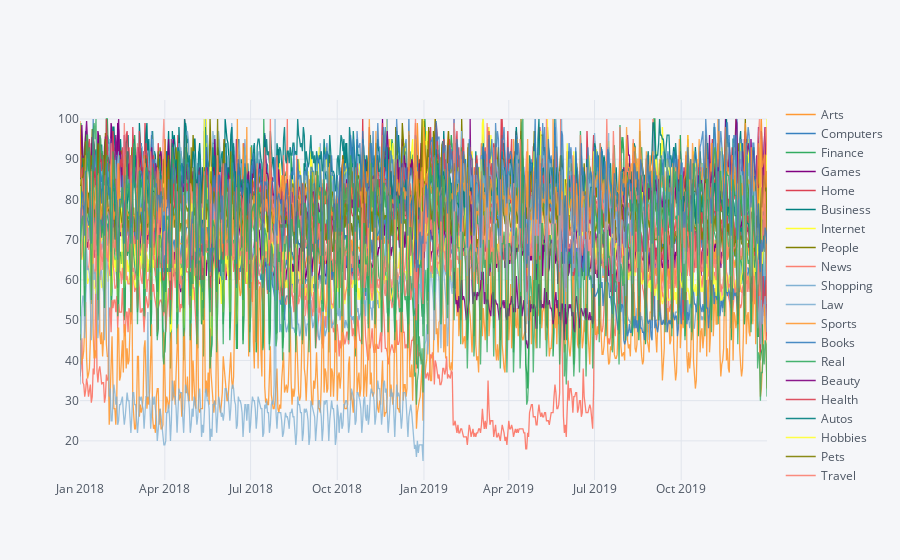

Notebook cell for this chart:
### Code cell
google_trends.loc['2018':'2019'].iplot()

### Figure 1 — Plotly figure (JSON) as saved in the notebook; plotly's stock layout.template omitted (floating-point values rounded to 4 significant figures; data arrays with more than 128 entries replaced by an {"elided": "..."} marker saying what was removed)
{"data": [{"line": {"color": "rgba(255, 153, 51, 1.0)", "dash": "solid", "shape": "linear", "width": 1.3}, "mode": "lines", "name": "Arts", "text": "", "type": "scatter", "x": {"elided": "730 str values"}, "y": {"elided": "730 float values"}}, {"line": {"color": "rgba(55, 128, 191, 1.0)", "dash": "solid", "shape": "linear", "width": 1.3}, "mode": "lines", "name": "Computers", "text": "", "type": "scatter", "x": {"elided": "730 str values"}, "y": {"elided": "730 float values"}}, {"line": {"color": "rgba(50, 171, 96, 1.0)", "dash": "solid", "shape": "linear", "width": 1.3}, "mode": "lines", "name": "Finance", "text": "", "type": "scatter", "x": {"elided": "730 str values"}, "y": {"elided": "730 float values"}}, {"line": {"color": "rgba(128, 0, 128, 1.0)", "dash": "solid", "shape": "linear", "width": 1.3}, "mode": "lines", "name": "Games", "text": "", "type": "scatter", "x": {"elided": "730 str values"}, "y": {"elided": "730 float values"}}, {"line": {"color": "rgba(219, 64, 82, 1.0)", "dash": "solid", "shape": "linear", "width": 1.3}, "mode": "lines", "name": "Home", "text": "", "type": "scatter", "x": {"elided": "730 str values"}, "y": {"elided": "730 float values"}}, {"line": {"color": "rgba(0, 128, 128, 1.0)", "dash": "solid", "shape": "linear", "width": 1.3}, "mode": "lines", "name": "Business", "text": "", "type": "scatter", "x": {"elided": "730 str values"}, "y": {"elided": "730 float values"}}, {"line": {"color": "rgba(255, 255, 51, 1.0)", "dash": "solid", "shape": "linear", "width": 1.3}, "mode": "lines", "name": "Internet", "text": "", "type": "scatter", "x": {"elided": "730 str values"}, "y": {"elided": "730 float values"}}, {"line": {"color": "rgba(128, 128, 0, 1.0)", "dash": "solid", "shape": "linear", "width": 1.3}, "mode": "lines", "name": "People", "text": "", "type": "scatter", "x": {"elided": "730 str values"}, "y": {"elided": "730 float values"}}, {"line": {"color": "rgba(251, 128, 114, 1.0)", "dash": "solid", "shape": "linear", "width": 1.3}, "mode": "lines", "name": "News", "text": "", "type": "scatter", "x": {"elided": "730 str values"}, "y": {"elided": "730 float values"}}, {"line": {"color": "rgba(128, 177, 211, 1.0)", "dash": "solid", "shape": "linear", "width": 1.3}, "mode": "lines", "name": "Shopping", "text": "", "type": "scatter", "x": {"elided": "730 str values"}, "y": {"elided": "730 float values"}}, {"line": {"color": "rgba(128, 177, 211, 0.8999999999999999)", "dash": "solid", "shape": "linear", "width": 1.3}, "mode": "lines", "name": "Law", "text": "", "type": "scatter", "x": {"elided": "730 str values"}, "y": {"elided": "730 float values"}}, {"line": {"color": "rgba(255, 153, 51, 0.8999999999999999)", "dash": "solid", "shape": "linear", "width": 1.3}, "mode": "lines", "name": "Sports", "text": "", "type": "scatter", "x": {"elided": "730 str values"}, "y": {"elided": "730 float values"}}, {"line": {"color": "rgba(55, 128, 191, 0.8999999999999999)", "dash": "solid", "shape": "linear", "width": 1.3}, "mode": "lines", "name": "Books", "text": "", "type": "scatter", "x": {"elided": "730 str values"}, "y": {"elided": "730 float values"}}, {"line": {"color": "rgba(50, 171, 96, 0.8999999999999999)", "dash": "solid", "shape": "linear", "width": 1.3}, "mode": "lines", "name": "Real", "text": "", "type": "scatter", "x": {"elided": "730 str values"}, "y": {"elided": "730 float values"}}, {"line": {"color": "rgba(128, 0, 128, 0.8999999999999999)", "dash": "solid", "shape": "linear", "width": 1.3}, "mode": "lines", "name": "Beauty", "text": "", "type": "scatter", "x": {"elided": "730 str values"}, "y": {"elided": "730 float values"}}, {"line": {"color": "rgba(219, 64, 82, 0.8999999999999999)", "dash": "solid", "shape": "linear", "width": 1.3}, "mode": "lines", "name": "Health", "text": "", "type": "scatter", "x": {"elided": "730 str values"}, "y": {"elided": "730 float values"}}, {"line": {"color": "rgba(0, 128, 128, 0.8999999999999999)", "dash": "solid", "shape": "linear", "width": 1.3}, "mode": "lines", "name": "Autos", "text": "", "type": "scatter", "x": {"elided": "730 str values"}, "y": {"elided": "730 float values"}}, {"line": {"color": "rgba(255, 255, 51, 0.8999999999999999)", "dash": "solid", "shape": "linear", "width": 1.3}, "mode": "lines", "name": "Hobbies", "text": "", "type": "scatter", "x": {"elided": "730 str values"}, "y": {"elided": "730 float values"}}, {"line": {"color": "rgba(128, 128, 0, 0.8999999999999999)", "dash": "solid", "shape": "linear", "width": 1.3}, "mode": "lines", "name": "Pets", "text": "", "type": "scatter", "x": {"elided": "730 str values"}, "y": {"elided": "730 float values"}}, {"line": {"color": "rgba(251, 128, 114, 0.8999999999999999)", "dash": "solid", "shape": "linear", "width": 1.3}, "mode": "lines", "name": "Travel", "text": "", "type": "scatter", "x": {"elided": "730 str values"}, "y": {"elided": "730 float values"}}, {"line": {"color": "rgba(251, 128, 114, 0.7999999999999998)", "dash": "solid", "shape": "linear", "width": 1.3}, "mode": "lines", "name": "Food", "text": "", "type": "scatter", "x": {"elided": "730 str values"}, "y": {"elided": "730 float values"}}, {"line": {"color": "rgba(128, 177, 211, 0.7999999999999998)", "dash": "solid", "shape": "linear", "width": 1.3}, "mode": "lines", "name": "Science", "text": "", "type": "scatter", "x": {"elided": "730 str values"}, "y": {"elided": "730 float values"}}, {"line": {"color": "rgba(255, 153, 51, 0.7999999999999998)", "dash": "solid", "shape": "linear", "width": 1.3}, "mode": "lines", "name": "Online", "text": "", "type": "scatter", "x": {"elided": "730 str values"}, "y": {"elided": "730 float values"}}, {"line": {"color": "rgba(55, 128, 191, 0.7999999999999998)", "dash": "solid", "shape": "linear", "width": 1.3}, "mode": "lines", "name": "Reference", "text": "", "type": "scatter", "x": {"elided": "730 str values"}, "y": {"elided": "730 float values"}}, {"line": {"color": "rgba(50, 171, 96, 0.7999999999999998)", "dash": "solid", "shape": "linear", "width": 1.3}, "mode": "lines", "name": "Jobs", "text": "", "type": "scatter", "x": {"elided": "730 str values"}, "y": {"elided": "730 float values"}}], "layout": {"legend": {"bgcolor": "#F5F6F9", "font": {"color": "#4D5663"}}, "paper_bgcolor": "#F5F6F9", "plot_bgcolor": "#F5F6F9", "title": {"font": {"color": "#4D5663"}}, "xaxis": {"gridcolor": "#E1E5ED", "showgrid": true, "tickfont": {"color": "#4D5663"}, "title": {"font": {"color": "#4D5663"}, "text": ""}, "zerolinecolor": "#E1E5ED"}, "yaxis": {"gridcolor": "#E1E5ED", "showgrid": true, "tickfont": {"color": "#4D5663"}, "title": {"font": {"color": "#4D5663"}, "text": ""}, "zerolinecolor": "#E1E5ED"}}}
